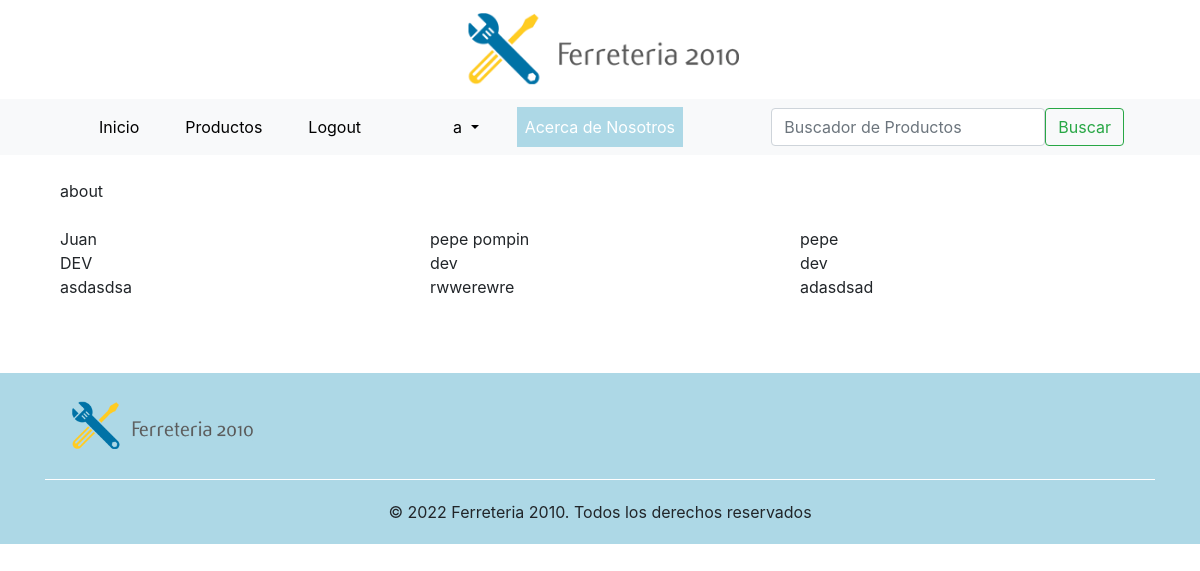
The app's page /about/ (signed in) with its own data.
### site_extras/models.py (models this page shows, shortened)
class About(models.Model):
    nombre = models.CharField(max_length=200, blank=True, default='')
    puesto = models.CharField(max_length=200, blank=True, default='')
    descripcion = models.CharField(max_length=400, blank=True, default='')
    class Meta:
        verbose_name = 'Acerca de'
        verbose_name_plural = 'Acerca de nosotros'

### site_extras/views.py (the view)
# urls.py: path('about/', Detalle_about.as_view(), name = 'about'),
class Detalle_about(ListView):
    model = About
    template_name = 'about.html'

### templates/about.html (shortened to what this page needs)
{% extends 'base.html' %}
{% load static %}
{% block nav_about_activo %}active{% endblock %}
{% block contenido %}
<div class="container">
    <div class="row align-items-end">&nbsp;</div>
    <div class="row align-items-start">
      <div class="col">
          about
      </div>
    </div>
    <div class="row align-items-end">&nbsp;</div>
    <div class="row align-items-center">
      {% for i in object_list %}
        <div class="col">
          {{ i.nombre }} <br/>
          {{ i.puesto }} <br/>
          {{ i.descripcion }}
        </div>
      {% endfor%}
    </div>
    <div class="row align-items-end">&nbsp;</div>
</div>
{% endblock %}

### templates/base.html (shortened to what this page needs)
<!DOCTYPE html>
<html lang="en">
<head>
    {% load static %}
    <link rel="stylesheet" href="https://cdn.jsdelivr.net/npm/bootstrap@4.6.1/dist/css/bootstrap.min.css">
    <link rel="stylesheet" href="https://cdn.jsdelivr.net/npm/bootstrap-icons@1.8.3/font/bootstrap-icons.css">
    <link rel="stylesheet" href="{% static 'assets/css/custom.css' %}">
  </head>
<body>
  <div class="logo"><a href="\" style="cursor: auto;"><img src="{% static 'assets/images/logo.png' %}" alt="Ferreteria 2010" width="300px"></a></div>
  <header style="background-color:#f8f9fa">
    <div class="container" >
        <nav class="navbar navbar-expand-lg bg-light">
            <div class="container-fluid">
              <div class="collapse navbar-collapse" id="navbarSupportedContent">
                <ul class="navbar-nav me-auto mb-2 mb-lg-0">
                  <li class="nav-item {% block nav_inicio_activo %}{% endblock %}">
                    <a class="nav-link" aria-current="page" href="\">Inicio</a>
                  </li>
                  <li class="nav-item {% block nav_productos_activo %}{% endblock %}">
                    <a class="nav-link" href="/productos/">Productos</a>
                  </li>
                  {% if request.user.is_authenticated %}
                  <li class="nav-item {% block nav_logout_activo %}{% endblock %}">
                    <a class="nav-link" href="/accounts/logout/">Logout</a>
                  </li>
                  <li class="nav-item {% block nav_usuario %}{% endblock %}">
                    <a class="nav-link" href="/accounts/profile/"></a>
                  </li>
                  <li class="nav-item dropdown {% block nav_usuario_activo %}{% endblock %}">
                    <a class="nav-link dropdown-toggle" href="#" id="navbarDropdown" role="button" data-bs-toggle="dropdown" aria-expanded="false">
                      {{request.user.username}}
                    </a>
                  </li>
                  {% endif %}
                  <li class="nav-item {% block nav_about_activo %}{% endblock %}">
                    <a class="nav-link" aria-current="page" href="about">Acerca de Nosotros</a>
                  </li>
                </ul>
              </div>
              <div>
                <form class="d-flex" role="search" action = "/productos/search-product/" method="GET">
                  <input class="form-control me-2" type="text" placeholder="Buscador de Productos" aria-label="Search"  name = 'search'>
                  <button class="btn btn-outline-success" type="submit">Buscar</button>
                </form>
              </div>
            </div>
        </nav>
    </div>
  </header>
  <div class="container" style="overflow: hidden;">
    {% block contenido %}
    {% endblock %}
  </div>
  <footer class="footer">
    <div class="container">
      <div class="row align-items-start" style="margin: 20px 0px;">
        <div class="col">
          <img src="{% static 'assets/images/logo.png' %}" alt="Ferreteria 2010" width="200px">
        </div>
      </div>
      <div style="text-align: center; padding: 20px 0px; border-top: 1px solid #fff;">
        © 2022  Ferreteria 2010. Todos los derechos reservados
      </div>
    </div>
  </footer>
</body>
</html>

### productos/static/assets/css/custom.css (style rules this page uses)
.logo { width: 100%; text-align: center; }
.navbar-nav .active { background-color:lightblue; }
.navbar-nav li { margin: 0px 15px }
.navbar-nav a { color: #000; }
.navbar-nav .active a { color: #fff; }
.footer { background-color:lightblue; overflow: hidden; margin-top: 50px; }

### records on screen
About: nombre "Juan", puesto "DEV", descripcion "asdasdsa"
About: nombre "pepe pompin", puesto "dev", descripcion "rwwerewre"
About: nombre "pepe", puesto "dev", descripcion "adasdsad"

### other values on screen
{{ request.user.username }} "a"
